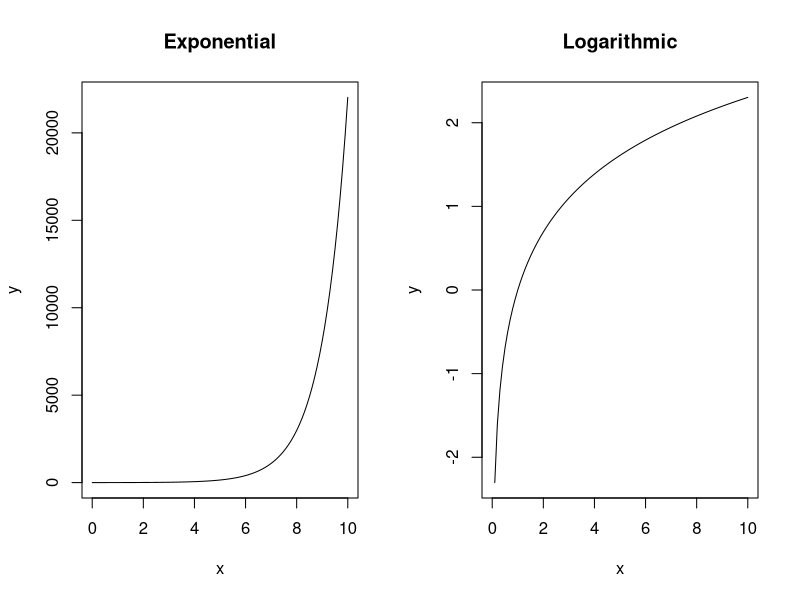
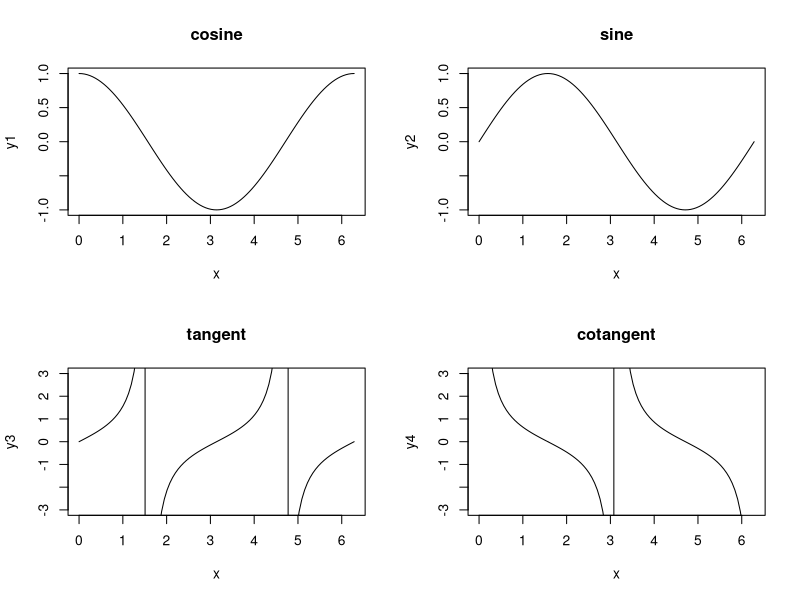
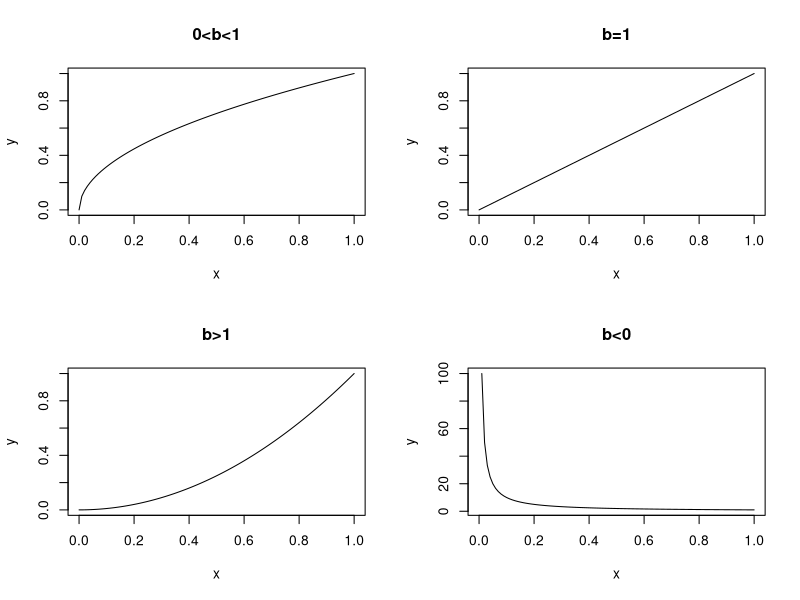
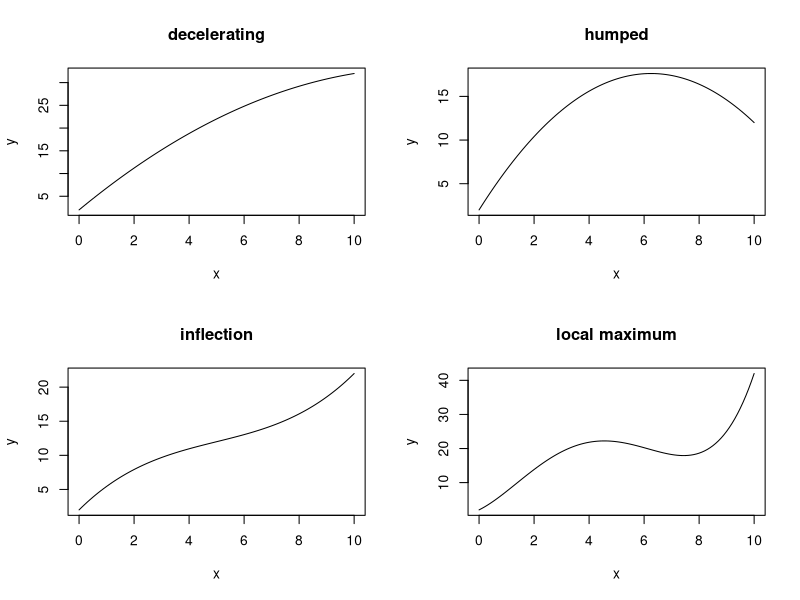
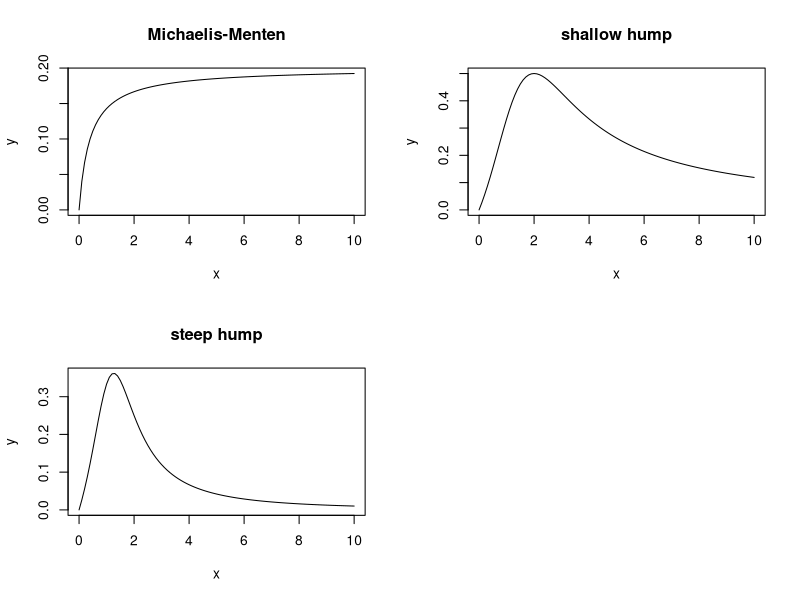

R code for these plots, in order:
## ---- chunk 1
x <- seq(0,10,0.1)
par(mfrow=c(1,2))
y <- exp(x)
plot(y~x,type="l",main="Exponential")
y <- log(x)
plot(y~x,type="l",main="Logarithmic")
## ---- chunk 2
par(mfrow=c(2,2))
x <- seq(0,2*pi,2*pi/100)
y1 <- cos(x)
y2 <- sin(x)
y3 <- tan(x)
y4 <- cos(x)/sin(x)
plot(y1~x,type="l",main="cosine")
plot(y2~x,type="l",main="sine")
plot(y3~x,type="l",ylim=c(-3,3),main="tangent")
plot(y4~x,type="l",ylim=c(-3,3),main="cotangent")
## ---- chunk 3
par(mfrow=c(2,2))
x <- seq(0,1,0.01)
y <- x^0.5
plot(x,y,type="l",main="0<b<1")
y <- x
plot(x,y,type="l",main="b=1")
y <- x^2
plot(x,y,type="l",main="b>1")
y <- 1/x
plot(x,y,type="l",main="b<0")
## ---- chunk 4
x <- seq(0,10,0.1)
y1 <- 2+5*x-0.2*x^2
y2 <- 2+5*x-0.4*x^2
y3 <- 2+4*x-0.6*x^2+0.04*x^3
y4 <- 2+4*x+2*x^2-0.6*x^3+0.04*x^4
par(mfrow=c(2,2))
plot(x,y1,type="l",ylab="y",main="decelerating")
plot(x,y2,type="l",ylab="y",main="humped")
plot(x,y3,type="l",ylab="y",main="inflection")
plot(x,y4,type="l",ylab="y",main="local maximum")
## ---- chunk 5
par(mfrow=c(2,2))
y1 <- x/(2+5*x)
y2 <- 1/(x-2+4/x)
y3 <- 1/(x^2-2+4/x)
plot(x,y1,type="l",ylab="y",main="Michaelis-Menten")
plot(x,y2,type="l",ylab="y",main="shallow hump")
plot(x,y3,type="l",ylab="y",main="steep hump")
